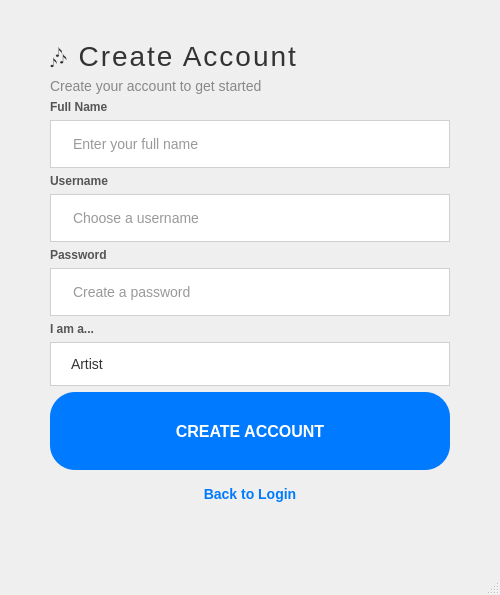
<?xml version="1.0" encoding="UTF-8"?>
<ui version="4.0">
 <class>RegisterWindow</class>
 <widget class="QMainWindow" name="RegisterWindow">
  <property name="geometry">
   <rect>
    <x>0</x>
    <y>0</y>
    <width>500</width>
    <height>550</height>
   </rect>
  </property>
  <property name="windowTitle">
   <string>Create Account</string>
  </property>
  <property name="styleSheet">
   <string notr="true">
    QMainWindow {
        background: qlineargradient(
            x1: 0, y1: 0,
            x2: 1, y2: 1,
            stop: 0 #F5F5F5,
            stop: 1 #E0E0E0
        );
    }
   </string>
  </property>
  <widget class="QWidget" name="centralwidget">
   <layout class="QVBoxLayout" name="verticalLayout">
    <property name="leftMargin">
     <number>50</number>
    </property>
    <property name="topMargin">
     <number>40</number>
    </property>
    <property name="rightMargin">
     <number>50</number>
    </property>
    <property name="bottomMargin">
     <number>40</number>
    </property>
    <item>
     <widget class="QLabel" name="titleLabel">
      <property name="text">
       <string>🎶 Create Account</string>
      </property>
      <property name="alignment">
       <set>Qt::AlignLeft</set>
      </property>
      <property name="styleSheet">
       <string notr="true">
        color: #333333;
        font-size: 28px;
        font-weight: 300;
        font-family: "Helvetica Neue", sans-serif;
        letter-spacing: 2px;
       </string>
      </property>
     </widget>
    </item>
    <item>
     <widget class="QLabel" name="subtitleLabel">
      <property name="text">
       <string>Create your account to get started</string>
      </property>
      <property name="alignment">
       <set>Qt::AlignLeft</set>
      </property>
      <property name="styleSheet">
       <string notr="true">
        color: #888888;
        font-size: 14px;
        font-family: "Helvetica Neue", sans-serif;
       </string>
      </property>
     </widget>
    </item>
    <item>
     <spacer name="verticalSpacer">
      <property name="orientation">
       <enum>Qt::Vertical</enum>
      </property>
      <property name="sizeHint" stdset="0">
       <size>
        <width>20</width>
        <height>15</height>
       </size>
      </property>
     </spacer>
    </item>
    <item>
     <widget class="QLabel" name="fullNameLabel">
      <property name="text">
       <string>Full Name</string>
      </property>
      <property name="styleSheet">
       <string notr="true">
        color: #555555;
        font-size: 12px;
        font-weight: 600;
        font-family: "Helvetica Neue", sans-serif;
       </string>
      </property>
     </widget>
    </item>
    <item>
     <widget class="QLineEdit" name="fullNameEdit">
      <property name="placeholderText">
       <string>Enter your full name</string>
      </property>
      <property name="styleSheet">
       <string notr="true">
        QLineEdit {
            background-color: #FFFFFF;
            border: 1px solid #D0D0D0;
            border-radius: 25px;
            color: #333333;
            font-size: 14px;
            padding: 14px 20px;
            font-family: "Helvetica Neue", sans-serif;
        }
        QLineEdit:focus {
            border-color: #007AFF;
        }
       </string>
      </property>
     </widget>
    </item>
    <item>
     <widget class="QLabel" name="usernameLabel">
      <property name="text">
       <string>Username</string>
      </property>
      <property name="styleSheet">
       <string notr="true">
        color: #555555;
        font-size: 12px;
        font-weight: 600;
        font-family: "Helvetica Neue", sans-serif;
       </string>
      </property>
     </widget>
    </item>
    <item>
     <widget class="QLineEdit" name="usernameEdit">
      <property name="placeholderText">
       <string>Choose a username</string>
      </property>
      <property name="styleSheet">
       <string notr="true">
        QLineEdit {
            background-color: #FFFFFF;
            border: 1px solid #D0D0D0;
            border-radius: 25px;
            color: #333333;
            font-size: 14px;
            padding: 14px 20px;
            font-family: "Helvetica Neue", sans-serif;
        }
        QLineEdit:focus {
            border-color: #007AFF;
        }
       </string>
      </property>
     </widget>
    </item>
    <item>
     <widget class="QLabel" name="passwordLabel">
      <property name="text">
       <string>Password</string>
      </property>
      <property name="styleSheet">
       <string notr="true">
        color: #555555;
        font-size: 12px;
        font-weight: 600;
        font-family: "Helvetica Neue", sans-serif;
       </string>
      </property>
     </widget>
    </item>
    <item>
     <widget class="QLineEdit" name="passwordEdit">
      <property name="echoMode">
       <enum>QLineEdit::Password</enum>
      </property>
      <property name="placeholderText">
       <string>Create a password</string>
      </property>
      <property name="styleSheet">
       <string notr="true">
        QLineEdit {
            background-color: #FFFFFF;
            border: 1px solid #D0D0D0;
            border-radius: 25px;
            color: #333333;
            font-size: 14px;
            padding: 14px 20px;
            font-family: "Helvetica Neue", sans-serif;
        }
        QLineEdit:focus {
            border-color: #007AFF;
        }
       </string>
      </property>
     </widget>
    </item>
    <item>
     <widget class="QLabel" name="roleLabel">
      <property name="text">
       <string>I am a...</string>
      </property>
      <property name="styleSheet">
       <string notr="true">
        color: #555555;
        font-size: 12px;
        font-weight: 600;
        font-family: "Helvetica Neue", sans-serif;
       </string>
      </property>
     </widget>
    </item>
    <item>
     <widget class="QComboBox" name="roleCombo">
      <property name="styleSheet">
       <string notr="true">
        QComboBox {
            background-color: #FFFFFF;
            border: 1px solid #D0D0D0;
            border-radius: 25px;
            color: #333333;
            font-size: 14px;
            padding: 12px 20px;
            font-family: "Helvetica Neue", sans-serif;
        }
        QComboBox:focus {
            border-color: #007AFF;
        }
        QComboBox::drop-down {
            border: none;
        }
        QComboBox QAbstractItemView {
            background-color: #FFFFFF;
            border: 1px solid #D0D0D0;
            border-radius: 10px;
            color: #333333;
            selection-background-color: #007AFF;
            selection-color: #FFFFFF;
        }
       </string>
      </property>
      <item>
       <property name="text">
        <string>Artist</string>
       </property>
      </item>
      <item>
       <property name="text">
        <string>Listener</string>
       </property>
      </item>
     </widget>
    </item>
    <item>
     <spacer name="verticalSpacer_2">
      <property name="orientation">
       <enum>Qt::Vertical</enum>
      </property>
      <property name="sizeHint" stdset="0">
       <size>
        <width>20</width>
        <height>15</height>
       </size>
      </property>
     </spacer>
    </item>
    <item>
     <layout class="QVBoxLayout" name="buttonLayout">
      <item>
       <widget class="QPushButton" name="registerBtn">
        <property name="text">
         <string>CREATE ACCOUNT</string>
        </property>
        <property name="styleSheet">
         <string notr="true">
          QPushButton {
              background-color: #007AFF;
              border: none;
              border-radius: 25px;
              color: #FFFFFF;
              font-family: "Helvetica Neue", sans-serif;
              font-size: 16px;
              font-weight: 600;
              padding: 14px 30px;
              min-width: 200px;
              min-height: 50px;
          }
          QPushButton:hover {
              background-color: #0055CC;
          }
          QPushButton:pressed {
              background-color: #003399;
          }
         </string>
        </property>
       </widget>
      </item>
      <item>
       <widget class="QPushButton" name="backBtn">
        <property name="text">
         <string>Back to Login</string>
        </property>
        <property name="styleSheet">
         <string notr="true">
          QPushButton {
              background-color: transparent;
              border: none;
              color: #007AFF;
              font-family: "Helvetica Neue", sans-serif;
              font-size: 14px;
              font-weight: 500;
              padding: 10px;
          }
          QPushButton:hover {
              text-decoration: underline;
          }
         </string>
        </property>
       </widget>
      </item>
     </layout>
    </item>
    <item>
     <widget class="QLabel" name="errorLabel">
      <property name="text">
       <string/>
      </property>
      <property name="visible">
       <bool>false</bool>
      </property>
      <property name="alignment">
       <set>Qt::AlignCenter</set>
      </property>
      <property name="styleSheet">
       <string notr="true">
        color: #FF3B30;
        font-size: 13px;
        font-family: "Helvetica Neue", sans-serif;
       </string>
      </property>
     </widget>
    </item>
    <item>
     <spacer name="verticalSpacer_3">
      <property name="orientation">
       <enum>Qt::Vertical</enum>
      </property>
      <property name="sizeHint" stdset="0">
       <size>
        <width>20</width>
        <height>20</height>
       </size>
      </property>
     </spacer>
    </item>
   </layout>
  </widget>
  <widget class="QMenuBar" name="menubar">
   <property name="geometry">
    <rect>
     <x>0</x>
     <y>0</y>
     <width>500</width>
     <height>22</height>
    </rect>
   </property>
  </widget>
  <widget class="QStatusBar" name="statusbar"/>
 </widget>
 <resources/>
 <connections/>
</ui>
